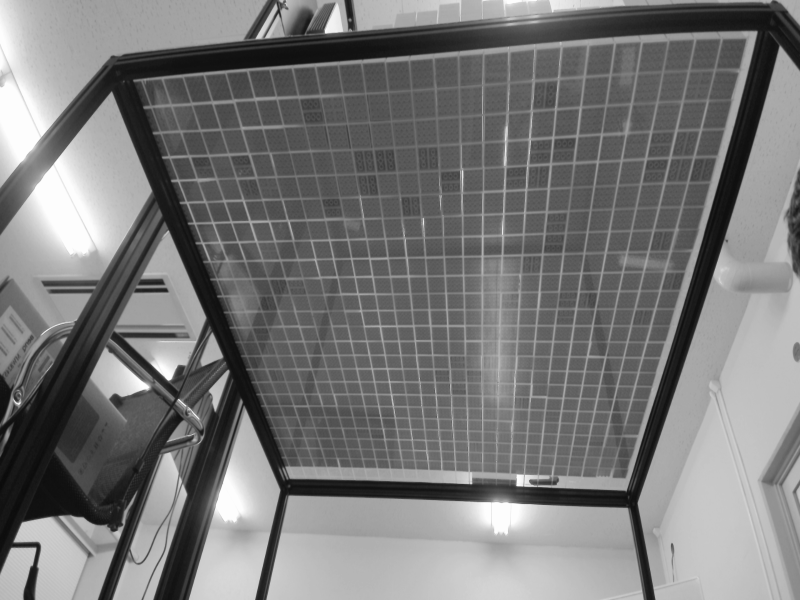
#> input picture 1_detect_image.png, 1600 x 1200 px, given in place of the camera (shown at 1/2 size)
$ python run2.py
#> lines starting #> are read from the running program, lines starting #| are printed output that depends on the picture; after the words box and inside, x2 and y2 are one past the last pixel; in counts of white or black regions, pixels touching at a corner belong together
# -*- coding: utf-8 -*-
import cv2
import time
import sys
import numpy as np
import os
from IPython import embed
from IPython.terminal.embed import InteractiveShellEmbed


DEVICE_ID = 1
DEFAULT_SIZE = (1600, 1200)
FLIP = True

class Rect:
    def __init__(self, x, y, w, h):
        self.x = x
        self.y = y
        self.w = w
        self.h = h

    def modify(self):
        if self.w < 0:
            self.w *= -1
            self.x -= self.w
        if self.h < 0:
            self.h *= -1
            self.y -= self.h

class Meta:
    def __init__(self, window_name, img, rect):
        self.img = img
        self.img_bk =np.copy(img)
        self.rect = rect
        self.window_name = window_name

# [17 lines left out: function mouse_event, not called in this run]

def get_frame(cap, size=DEFAULT_SIZE, flip=FLIP):
    res, frame = cap.read()
    if size is not None and len(size) == 2:
        frame = cv2.resize(frame, size)
    if flip is True:
        frame = frame[:,::-1]
    return frame

def get_gray_frame(cap, size=DEFAULT_SIZE, flip=FLIP):
#> called with size = (1600, 1200), flip = True
    res, frame = cap.read()
#> frame is the input picture: shape (1200, 1600, 3); min 10, max 254, mean 119.8
    if size is not None and len(size) == 2:
        frame = cv2.resize(frame, size)
    if flip is True:
        frame = frame[:,::-1]
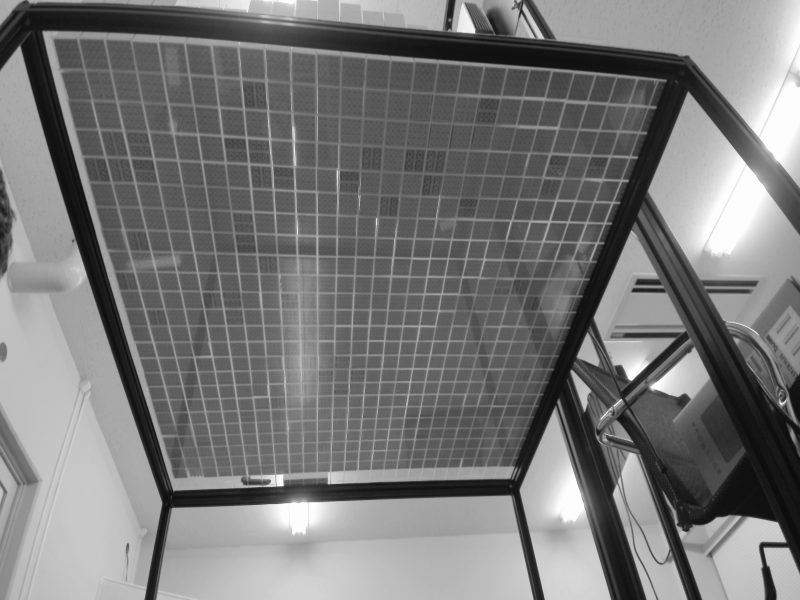
#> frame: shape (1200, 1600, 3) (shown at 1/2 size); min 10, max 254, mean 119.8
    gray = cv2.cvtColor(frame, cv2.COLOR_RGB2GRAY)
    return gray

# [22 lines left out: function start_preview, not called in this run]

def configure_detect_rectangle(cap):
    crt_frame = get_gray_frame(cap)
    window_name = 'configure detect rectangle'
    detect_rect = Rect(0, 0, 0, 0)
    meta = Meta(window_name, crt_frame, detect_rect)
    cv2.namedWindow(window_name, cv2.WINDOW_NORMAL)
    cv2.setMouseCallback(window_name, mouse_event, meta)
    cv2.imshow(window_name, crt_frame)
    while True:
        if cv2.waitKey(1) == 27: # wait 1msec / finish by ESC key
#> (key Esc is pressed here)
            break
    cv2.destroyAllWindows()
    return detect_rect, meta.img

def check_detect(b_frame, detect_rect):
    detect_rect.modify()
    window = b_frame[detect_rect.y : detect_rect.y + detect_rect.h, detect_rect.x : detect_rect.x + detect_rect.w]
    #check change ratio of binary values
    ratio = np.mean(window) / 255

    # change ratio below
    if ratio > 0.001:
        return True, ratio
    return False, ratio

def detector(cap, detect_rect):
    detect = False
    prev_frame = False
    crt_frame = False
    before_frame = False
    after_frame = False
    diff_bf_frame = False
    detect_count = 0

    while True:
        start = time.time()
        crt_frame = get_gray_frame(cap)
        color_frame = get_frame(cap)

        if prev_frame is not None:
            diff_frame = cv2.absdiff(crt_frame, prev_frame)

            # change threshold below
            _, diff_b_frame = cv2.threshold(diff_frame, 70, 255, cv2.THRESH_BINARY)
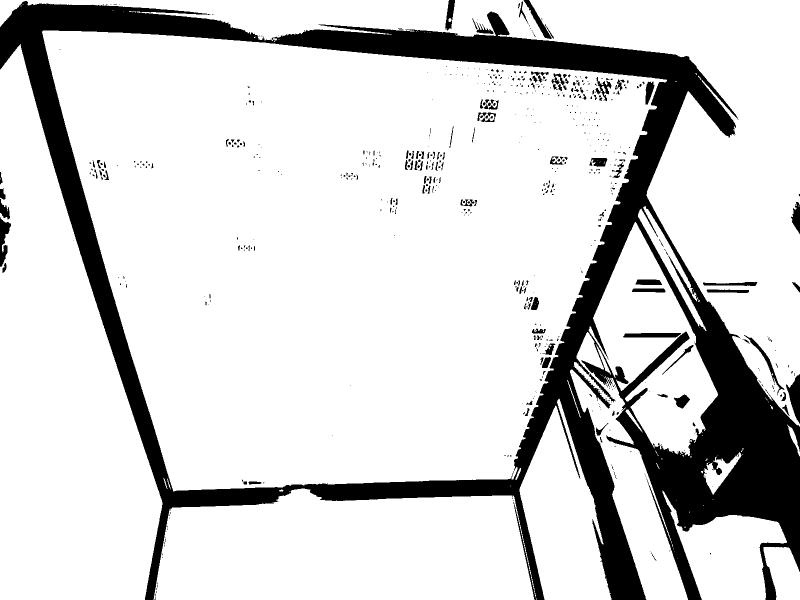
#> diff_b_frame: shape (1200, 1600) (shown at 1/2 size); 83.4% white; 638 black regions (487 under 20 px), largest, box (x1, y1, x2, y2) and area: (0, 2, 1600, 1200) 295784, (1572, 748, 1600, 848) 1455, (0, 434, 22, 534) 1148
            cv2.imshow('processing preview', color_frame)
            detect, retio = check_detect(diff_b_frame, detect_rect)
#> in check_detect, `window = b_frame[detect_rect.y : detect_rect.y + detect_rect.h, detect..`: window = empty array
#> in check_detect, `ratio = np.mean(window) / 255`: ratio = nan
#> detect = False; retio = nan

        if detect is True:
            detect_count = 0
        else:
            detect_count += 1

        if detect_count == 5:
            if before_frame is False:
                before_frame  = crt_frame
                before_color_frame = color_frame
            elif before_frame is not False:
                after_frame = crt_frame
                after_color_frame = color_frame

        if detect_count >= 10:
            if before_frame is not False and after_frame is not False:
                diff_bf_frame = cv2.absdiff(before_frame, after_frame)

            if diff_bf_frame is not False:
                cv2.destroyAllWindows()
                return diff_bf_frame, before_color_frame, after_color_frame

        # display frame
        cv2.imshow('camera preview', crt_frame)
        if cv2.waitKey(250) == 27: # wait 250 msec / finish by ESC key
#> (key Esc is pressed here)
            break

        prev_frame = crt_frame

    # destroy window
    cv2.destroyAllWindows()
    return None


# [4 lines left out: function save_image, not called in this run]

def start_motion_detector(device_id = DEVICE_ID):
    # init camera device
    cap = cv2.VideoCapture(device_id)
    # set detect area
    detect_rect, initial_img = configure_detect_rectangle(cap)
    # pole for detect
#> (the run stopped early here; a loop or call above may not have finished)

$ run again, on lego_square.png
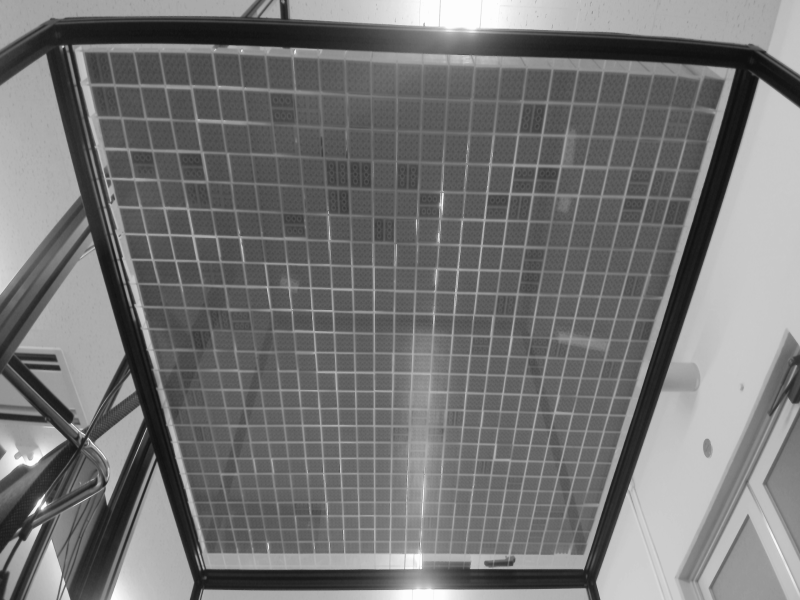
#> input picture lego_square.png, 1600 x 1200 px, given in place of the camera (shown at 1/2 size)
#> in get_gray_frame, frame is the input picture: shape (1200, 1600, 3); min 14, max 254, mean 117
#> in get_gray_frame, `frame = frame[:,::-1]`:
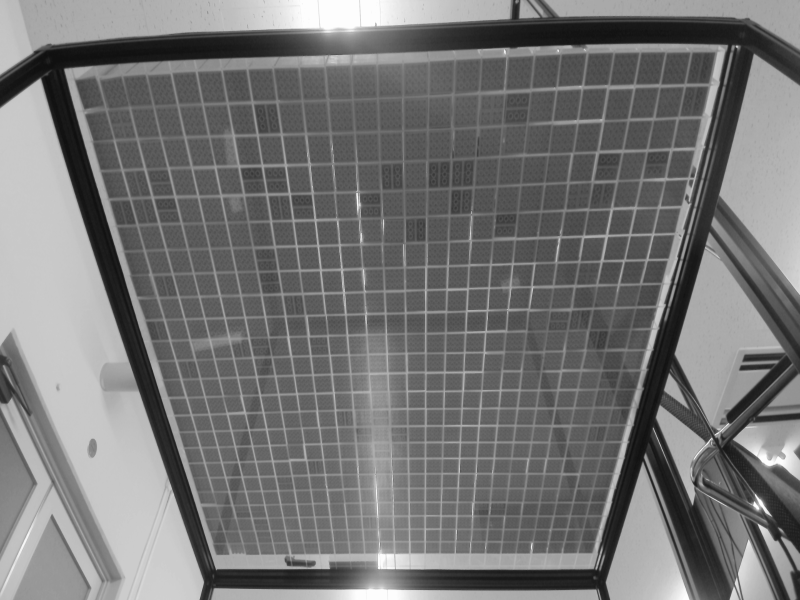
#> frame: shape (1200, 1600, 3) (shown at 1/2 size); min 14, max 254, mean 117
#> in detector, `_, diff_b_frame = cv2.threshold(diff_frame, 70, 255, cv2.THRESH_BINARY)`:
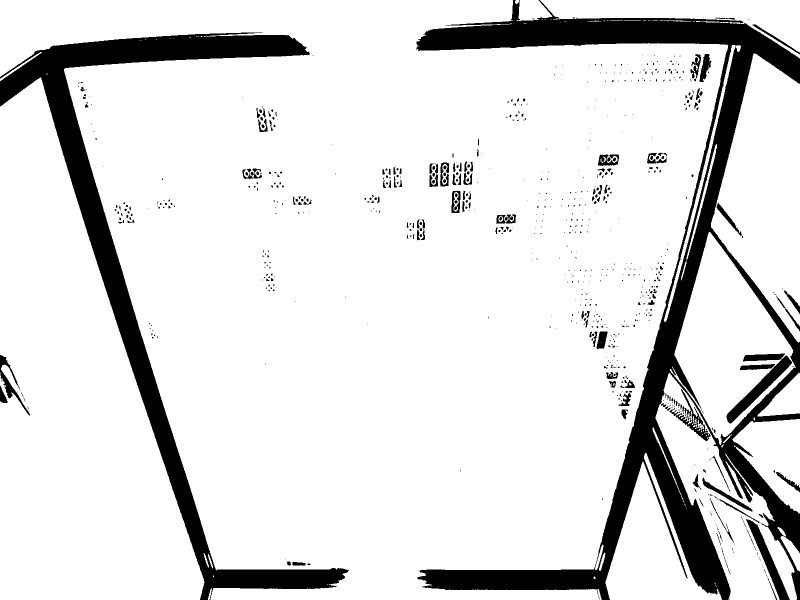
#> diff_b_frame: shape (1200, 1600) (shown at 1/2 size); 87.2% white; 771 black regions (605 under 20 px), largest, box (x1, y1, x2, y2) and area: (833, 0, 1600, 1200) 135106, (0, 65, 698, 1200) 81335, (1453, 711, 1584, 847) 3412
#> window = empty array
#> ratio = nan
#> detect = False; retio = nan
